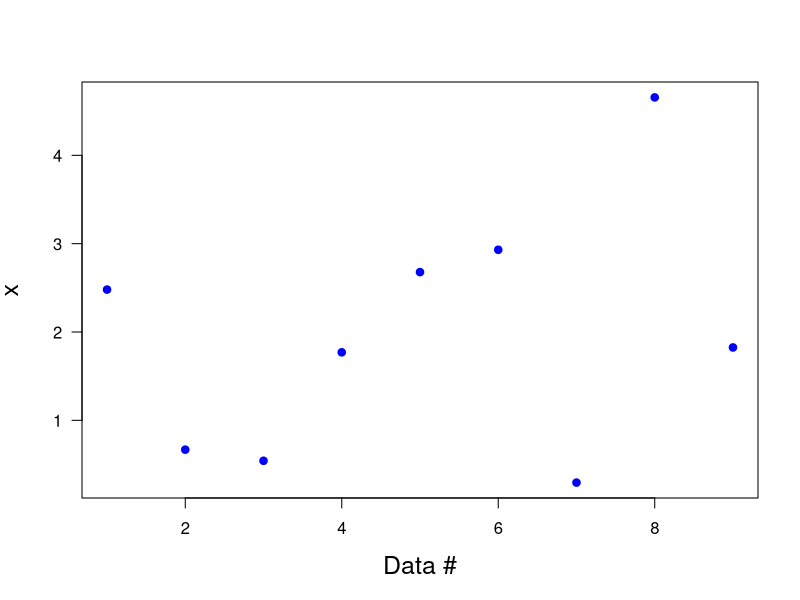

Reproduce this figure in R.
# print('file: DIscatterplot.R')
# print(date())
# print('1 = scatter plot (8/2028)')
x = c(2.480, 0.668, 0.542, 1.770, 2.678, 2.931, 0.295, 4.656, 1.825)
# png('Data1Scatter220828.png',width=16,height=16,units='cm',res=300)
plot(x,type='p',lwd=4,col='blue',xlab='Data #',ylab='x',
     las=1,cex=0.6,cex.lab=1.5)
# dev.off()
